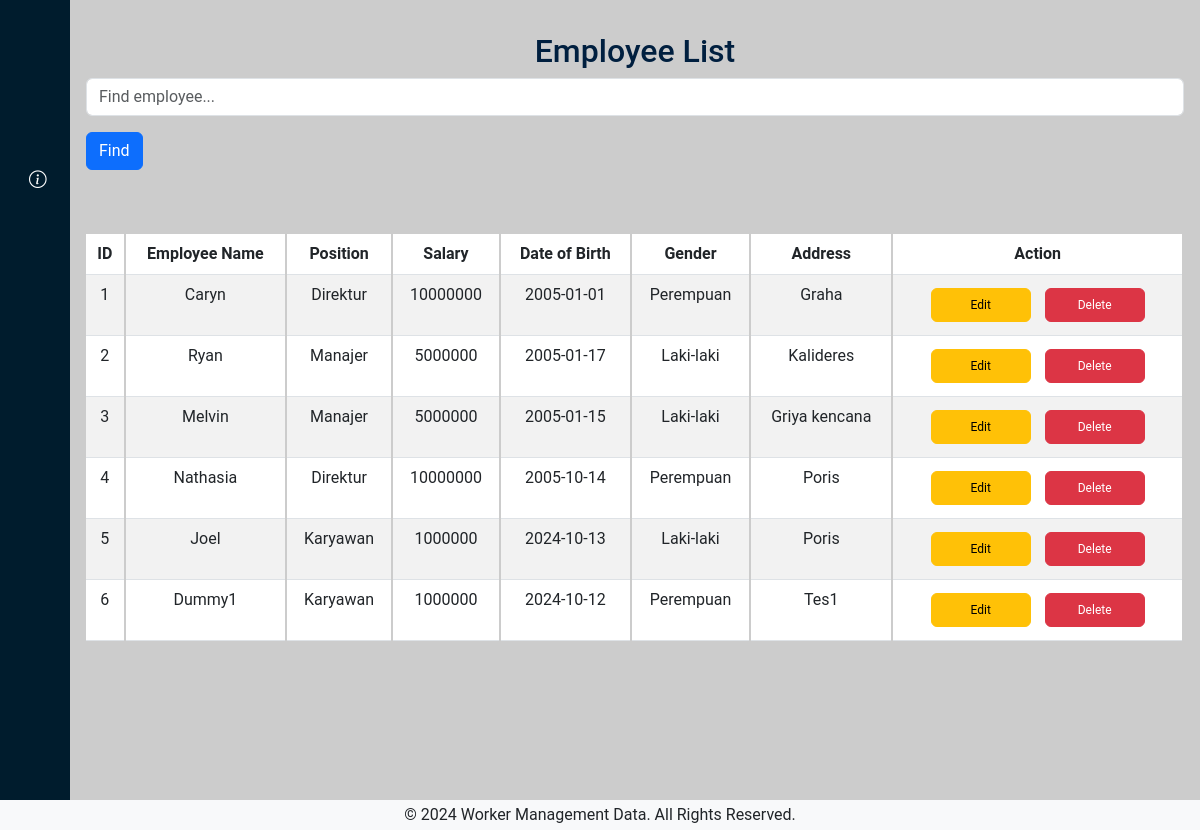
/update.php, run on the app's committed database.
### tables this page shows
CREATE TABLE `pegawai` (
  `id` int(11) NOT NULL,
  `nama_pegawai` varchar(50) NOT NULL,
  `jabatan` enum('Direktur','Manajer','Karyawan') NOT NULL,
  `gaji` int(50) NOT NULL,
  `tanggal_lahir` date NOT NULL,
  `jenis_kelamin` enum('Laki-laki','Perempuan') NOT NULL,
  `alamat` text NOT NULL
);

### update.php (the view, shortened to what this page needs)
<?php
include 'connection.php';
$search = '';
if (isset($_POST['search'])) {
    $search = $_POST['search_term'];
    $sql = "SELECT * FROM pegawai WHERE id='$search' OR nama_pegawai LIKE '%$search%' OR jabatan LIKE '%$search%' OR gaji LIKE '%$search%' OR tanggal_lahir LIKE '%$search%' OR jenis_kelamin LIKE '%$search%' OR alamat LIKE '%$search%'";
} else {
    $sql = "SELECT * FROM pegawai";
}
$result = $conn->query($sql);
?>
<!DOCTYPE html>
<html lang="en">
<head>
  <link href="https://cdn.lineicons.com/4.0/lineicons.css" rel="stylesheet" />
  <link href="https://cdn.jsdelivr.net/npm/bootstrap@5.3.0-alpha3/dist/css/bootstrap.min.css" rel="stylesheet"
 />
  <link rel="stylesheet" href="https://cdnjs.cloudflare.com/ajax/libs/animate.css/4.1.1/animate.min.css"/>
  <link rel="stylesheet" href="file_css/dashboard.css" />
  <link rel="stylesheet"
        href="https://cdnjs.cloudflare.com/ajax/libs/bootstrap-icons/1.5.0/font/bootstrap-icons.min.css">
</head>
<body>
  <div class="wrapper">
    <aside id="sidebar">
      <div class="d-flex">
        <button class="toggle-btn" type="button">
        </button>
      </div>
      <ul class="sidebar-nav">
        <li class="sidebar-item">
          <a href="form.php" class="sidebar-link">
          </a>
        </li>
        <li class="sidebar-item">
          <a href="update.php" class="sidebar-link">
          </a>
        </li>
        <li class="sidebar-item">
          <a href="aboutUs.php" class="sidebar-link">
            <i class="bi bi-info-circle"></i>
          </a>
        </li>
      </ul>
      <div class="sidebar-footer">
        <a href="login.php" class="sidebar-link">
        </a>
      </div>
    </aside>
    <div class="main p-3">
      <h2 class="mt-3 " align="center">Employee List</h2>
      <form method="post" class="form-inline mb-3">
        <input type="text" name="search_term" class="form-control" placeholder="Find employee..." value="<?= htmlspecialchars($search); ?>">
        <button type="submit" name="search" class="btn btn-primary my-3">Find</button>
      </form>
      <div class="table-responsive mt-5 animate-slideInDown">
        <table class="table table-striped">
          <thead>
            <tr>
              <th>ID</th>
              <th>Employee Name</th>
              <th>Position</th>
              <th>Salary</th>
              <th>Date of Birth</th>
              <th>Gender</th>
              <th>Address</th>
              <th>Action</th>
            </tr>
          </thead>
          <tbody>
            <?php if ($result->num_rows > 0): ?>
              <?php while ($row = $result->fetch_assoc()): ?>
                <tr>
                  <td><?= htmlspecialchars($row['id']); ?></td>
                  <td><?= htmlspecialchars($row['nama_pegawai']); ?></td>
                  <td><?= htmlspecialchars($row['jabatan']); ?></td>
                  <td><?= htmlspecialchars($row['gaji']); ?></td>
                  <td><?= htmlspecialchars($row['tanggal_lahir']); ?></td>
                  <td><?= htmlspecialchars($row['jenis_kelamin']); ?></td>
                  <td><?= htmlspecialchars($row['alamat']); ?></td>
                  <td>
                    <a href="?edit=<?= $row['id']; ?>"
                      class="btn btn-warning"
                      style="width: 100px; text-align: center; padding: 7px; margin: 5px; font-size: 12px; display: inline-block; white-space: nowrap;">
                      Edit
                    </a>
                    <a href="?delete=<?= $row['id']; ?>"
                      class="btn btn-danger"
                      style="width: 100px; text-align: center; padding: 7px; margin: 5px; font-size: 12px; display: inline-block; white-space: nowrap;"
                      onclick="return confirm('Yakin ingin menghapus?')">
                      Delete
                    </a>
                </td>
                </tr>
              <?php endwhile; ?>
            <?php else: ?>
              <tr>
                <td colspan="8">No data found</td>
              </tr>
            <?php endif; ?>
          </tbody>
        </table>
      </div>
    </div>
  </div>
  <div class="copyright-container">
    <p class="mb-0">© 2024 Worker Management Data. All Rights Reserved.</p>
  </div>
</body>
</html>

### file_css/dashboard.css (style rules this page uses)
a { text-decoration: none; }
li { list-style: none; }
body { font-family: 'Roboto', sans-serif; }
.wrapper { display: flex; }
.main { min-height: 100vh; width: 100%; overflow: hidden; transition: all 0.35s ease-in-out; background-color: #ccc; color: #001f3f; }
.table th, .table td { text-align: center; border-right: 2px solid #ccc; }
#sidebar { width: 70px; min-width: 70px; z-index: 1000; transition: all .25s ease-in-out; background-color: #001c2d; display: flex; flex-direction: column; }
.toggle-btn { background-color: transparent; cursor: pointer; border: 0; padding: 1rem 1.5rem; }
.sidebar-nav { padding: 2rem 0; flex: 1 1 auto; }
a.sidebar-link { padding: .625rem 1.625rem; color: #FFF; display: block; font-size: 0.9rem; white-space: nowrap; border-left: 3px solid transparent; }
.sidebar-link i { font-size: 1.1rem; margin-right: .75rem; }
.sidebar-item { position: relative; }
table { background-color : #ffffff; }

### update.php (style rules this page uses)
.copyright-container { position: flex; bottom: 0; left: 0; right: 0; height: 30px; display: flex; justify-content: center; align-items: center; background-color: #f8f9fa; }
.animate-slideInDown { animation: slideInDown 1s ease-out; }

### data on the page
pegawai: id "1", nama_pegawai "Caryn", jabatan "Direktur", gaji "10000000", tanggal_lahir "2005-01-01", jenis_kelamin "Perempuan", alamat "Graha"
pegawai: id "2", nama_pegawai "Ryan", jabatan "Manajer", gaji "5000000", tanggal_lahir "2005-01-17", jenis_kelamin "Laki-laki", alamat "Kalideres"
pegawai: id "3", nama_pegawai "Melvin", jabatan "Manajer", gaji "5000000", tanggal_lahir "2005-01-15", jenis_kelamin "Laki-laki", alamat "Griya kencana"
pegawai: id "4", nama_pegawai "Nathasia", jabatan "Direktur", gaji "10000000", tanggal_lahir "2005-10-14", jenis_kelamin "Perempuan", alamat "Poris"
pegawai: id "5", nama_pegawai "Joel", jabatan "Karyawan", gaji "1000000", tanggal_lahir "2024-10-13", jenis_kelamin "Laki-laki", alamat "Poris"
pegawai: id "6", nama_pegawai "Dummy1", jabatan "Karyawan", gaji "1000000", tanggal_lahir "2024-10-12", jenis_kelamin "Perempuan", alamat "Tes1"
